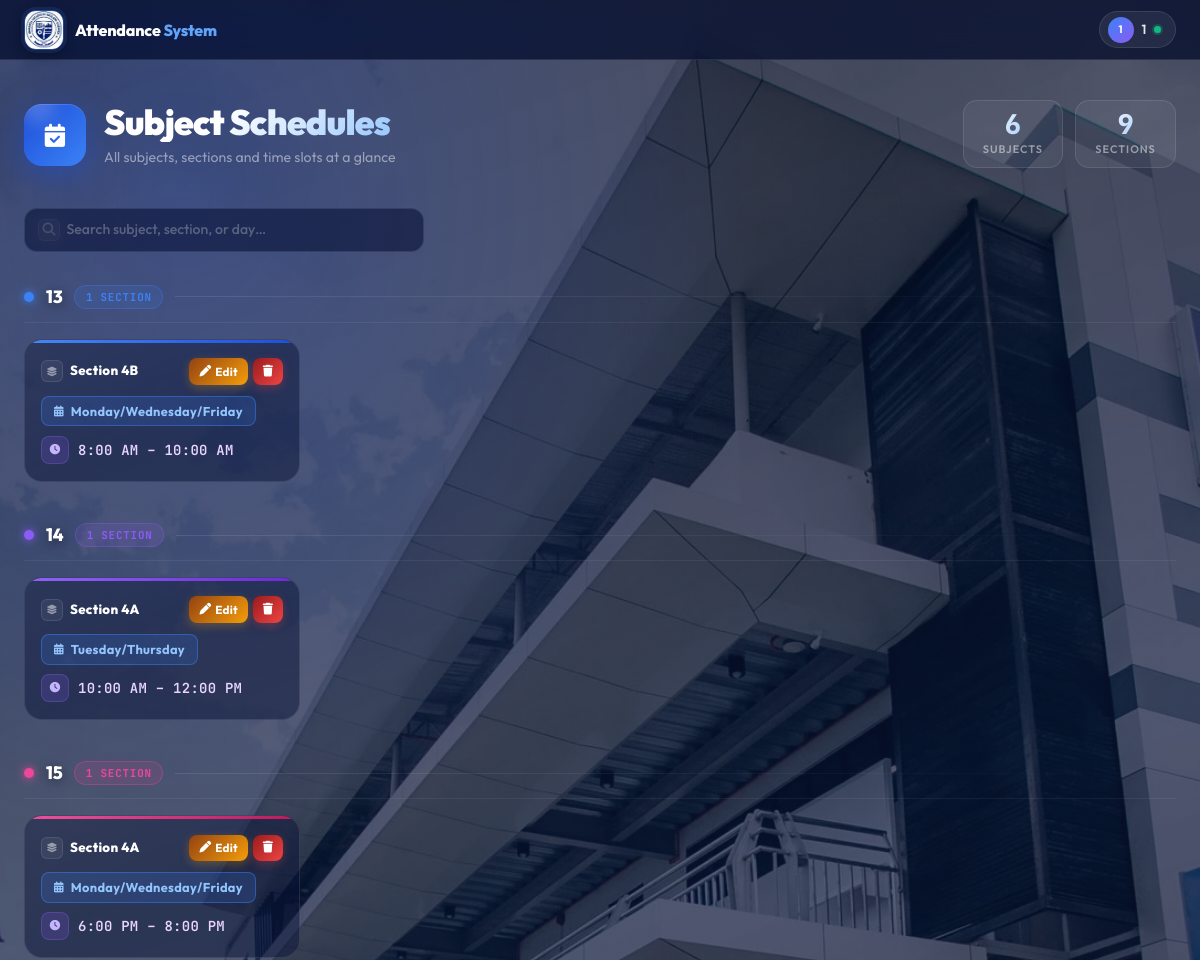
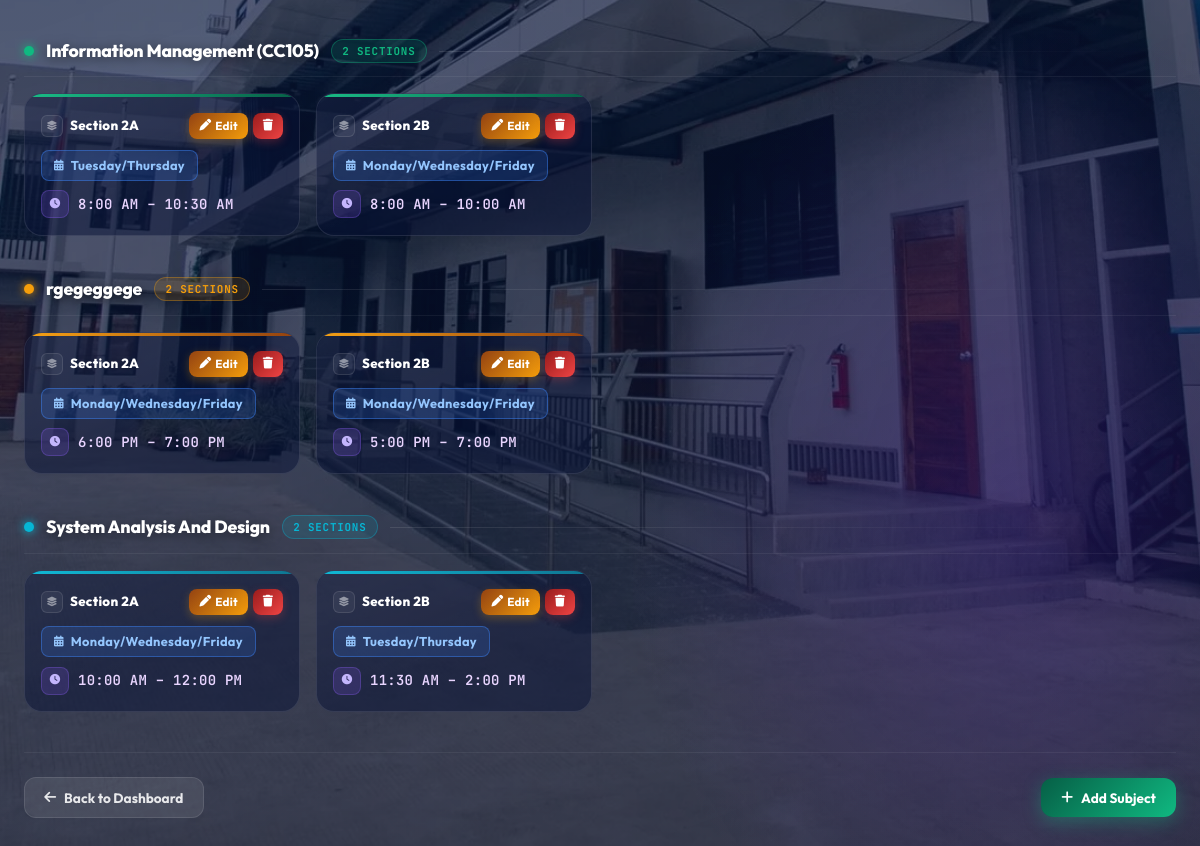
/admin/subjects.php (signed in), run on the app's committed database (2 pictures, top to bottom).
### tables this page shows
CREATE TABLE `subjects` (
  `id` int(11) NOT NULL,
  `subject` varchar(100) DEFAULT NULL,
  `section` varchar(10) DEFAULT NULL,
  `day` varchar(50) DEFAULT NULL,
  `start_time` time DEFAULT NULL,
  `end_time` time DEFAULT NULL
);

### admin/subjects.php (the view, shortened to what this page needs)
<?php
include "../db_connect.php";
$result = $conn->query("
    SELECT * FROM subjects
    ORDER BY
        subject ASC,
        section ASC,
        FIELD(day,'Monday','Tuesday','Wednesday','Thursday','Friday','Saturday'),
        start_time ASC
");
$grouped = [];
$total   = 0;
if($result->num_rows > 0){
    while($row = $result->fetch_assoc()){
        $grouped[$row['subject']][] = $row;
        $total++;
    }
}
$dayColors = [
    'Monday'    => ['bg'=>'rgba(59,130,246,0.18)',  'border'=>'rgba(59,130,246,0.45)',  'text'=>'#93C5FD'],
    'Tuesday'   => ['bg'=>'rgba(168,85,247,0.18)',  'border'=>'rgba(168,85,247,0.45)',  'text'=>'#D8B4FE'],
    'Wednesday' => ['bg'=>'rgba(236,72,153,0.18)',  'border'=>'rgba(236,72,153,0.45)',  'text'=>'#FBCFE8'],
    'Thursday'  => ['bg'=>'rgba(245,158,11,0.18)',  'border'=>'rgba(245,158,11,0.45)',  'text'=>'#FCD34D'],
    'Friday'    => ['bg'=>'rgba(16,185,129,0.18)',  'border'=>'rgba(16,185,129,0.45)',  'text'=>'#6EE7B7'],
    'Saturday'  => ['bg'=>'rgba(239,68,68,0.18)',   'border'=>'rgba(239,68,68,0.45)',   'text'=>'#FCA5A5'],
];
$accentPalette = [
    ['a'=>'#3B82F6','b'=>'#1D4ED8'],
    ['a'=>'#8B5CF6','b'=>'#6D28D9'],
    ['a'=>'#EC4899','b'=>'#BE185D'],
    ['a'=>'#10B981','b'=>'#065F46'],
    ['a'=>'#F59E0B','b'=>'#92400E'],
    ['a'=>'#06B6D4','b'=>'#0E7490'],
];
?>
<!DOCTYPE html>
<html lang="en">
<head>
<link href="https://cdn.jsdelivr.net/npm/bootstrap@5.3.2/dist/css/bootstrap.min.css" rel="stylesheet">
<link href="https://cdnjs.cloudflare.com/ajax/libs/font-awesome/6.5.0/css/all.min.css" rel="stylesheet">
</head>
<body>
<header class="topbar">
    <div class="topbar-inner">
        <a class="brand" href="#">
            <img src="../img/icas_logo.jpeg" alt="Logo" class="brand-logo">
            <span class="brand-name">Attendance <span>System</span></span>
        </a>
        <div class="user-chip">
            <div class="avatar"><?= strtoupper(substr($_SESSION['admin'] ?? $_SESSION['instructor'], 0, 1)) ?></div>
            <?= htmlspecialchars($_SESSION['admin'] ?? $_SESSION['instructor']) ?>
            <span class="online-dot"></span>
        </div>
    </div>
</header>
<div class="wrap">
    <div class="hero">
        <div class="hero-left">
            <div class="hero-icon"><i class="fa fa-calendar-check"></i></div>
            <div>
                <div class="hero-title">Subject Schedules</div>
                <div class="hero-sub">All subjects, sections and time slots at a glance</div>
            </div>
        </div>
        <div class="stats-row">
            <div class="stat-pill">
                <span class="num"><?= count($grouped) ?></span>
                <span class="lbl">Subjects</span>
            </div>
            <div class="stat-pill">
                <span class="num"><?= $total ?></span>
                <span class="lbl">Sections</span>
            </div>
        </div>
    </div>
    <div class="toolbar">
        <div class="search-box">
            <i class="fa fa-magnifying-glass s-icon"></i>
            <input type="text" id="searchInput"
                   placeholder="Search subject, section, or day…"
                   oninput="filterCards()" autocomplete="off">
        </div>
    </div>
    <?php if(!empty($grouped)):
        $ai = 0;
        foreach($grouped as $subjectName => $rows):
            $ac = $accentPalette[$ai % count($accentPalette)];
            $ai++;
    ?>
    <div class="subject-block" data-subject="<?= strtolower(htmlspecialchars($subjectName)) ?>">
        <div class="subject-label">
            <span class="subject-dot" style="background:<?= $ac['a'] ?>; color:<?= $ac['a'] ?>;"></span>
            <span class="subject-name"><?= htmlspecialchars($subjectName) ?></span>
            <span class="subject-tag"
                  style="background:<?= $ac['a'] ?>22; border:1px solid <?= $ac['a'] ?>55; color:<?= $ac['a'] ?>;">
                <?= count($rows) ?> <?= count($rows) === 1 ? 'section' : 'sections' ?>
            </span>
            <div class="subject-divider"></div>
        </div>
        <div class="cards-grid">
            <?php foreach($rows as $row):
                $section  = htmlspecialchars($row['section']);
                $day      = htmlspecialchars($row['day']);
                $startFmt = date("g:i A", strtotime($row['start_time']));
                $endFmt   = date("g:i A", strtotime($row['end_time']));
                $dc       = $dayColors[$row['day']] ?? $dayColors['Monday'];
            ?>
            <div class="sched-card"
                 style="--accent-a:<?= $ac['a'] ?>; --accent-b:<?= $ac['b'] ?>;"
                 data-search="<?= strtolower($subjectName . ' ' . $row['section'] . ' ' . $row['day']) ?>">
                <div class="card-stripe"></div>
                <div class="card-head">
                    <div class="section-badge">
                        <div class="s-icon"><i class="fa fa-layer-group"></i></div>
                        Section <?= $section ?>
                    </div>
                    <?php if(isset($_SESSION['admin'])): ?>
                    <div class="card-actions">
                        <a href="edit_subject.php?id=<?= $row['id'] ?>" class="btn-act btn-edit">
                            <i class="fa fa-pen"></i> Edit
                        </a>
                        <a href="subjects.php?delete_id=<?= $row['id'] ?>"
                           class="btn-act btn-del"
                           onclick="return confirm('Delete this entry?');">
                            <i class="fa fa-trash"></i>
                        </a>
                    </div>
                    <?php endif; ?>
                </div>
                <div class="card-body-inner">
                    <div class="day-chip"
                         style="background:<?= $dc['bg'] ?>; border-color:<?= $dc['border'] ?>; color:<?= $dc['text'] ?>;">
                        <i class="fa fa-calendar-days"></i>
                        <?= $day ?>
                    </div>
                    <div class="time-row">
                        <div class="time-icon"><i class="fa fa-clock"></i></div>
                        <span class="time-text"><?= $startFmt ?> &ndash; <?= $endFmt ?></span>
                    </div>
                </div>
            </div>
            <?php endforeach; ?>
        </div>
    </div>
    <?php endforeach; ?>
    <?php endif; ?>
    <div class="bottom-bar">
        <a href="dashboard.php" class="btn-back">
            <i class="fa fa-arrow-left"></i> Back to Dashboard
        </a>
        <?php if(isset($_SESSION['admin'])): ?>
        <a href="register_subject.php" class="btn-add">
            <i class="fa fa-plus"></i> Add Subject
        </a>
        <?php endif; ?>
    </div>
</div>
</body>
</html>

### data on the page
subjects: section "4B", day "Monday/Wednesday/Friday", start_time "8:00 AM", end_time "10:00 AM"
subjects: section "4A", day "Tuesday/Thursday", start_time "10:00 AM", end_time "12:00 PM"
subjects: section "4A", day "Monday/Wednesday/Friday", start_time "6:00 PM", end_time "8:00 PM"
subjects: section "2A", day "Tuesday/Thursday", start_time "8:00 AM", end_time "10:30 AM"
subjects: section "2B", day "Monday/Wednesday/Friday", start_time "8:00 AM", end_time "10:00 AM"
subjects: section "2A", day "Monday/Wednesday/Friday", start_time "6:00 PM", end_time "7:00 PM"
subjects: section "2B", day "Monday/Wednesday/Friday", start_time "5:00 PM", end_time "7:00 PM"
subjects: section "2A", day "Monday/Wednesday/Friday", start_time "10:00 AM", end_time "12:00 PM"
subjects: section "2B", day "Tuesday/Thursday", start_time "11:30 AM", end_time "2:00 PM"

### other printed values
substr($_SESSION['admin'] ?? $_SESSION['instructor'], 0, 1) "1"
$_SESSION['admin'] "1"
count($grouped) "6"
$total "9"
$subjectName "13"
count($rows) "1"
$subjectName "14"
$subjectName "15"
$subjectName "Information Management (CC105)"
count($rows) "2"
$subjectName "rgegeggege"
$subjectName "System Analysis And Design"
